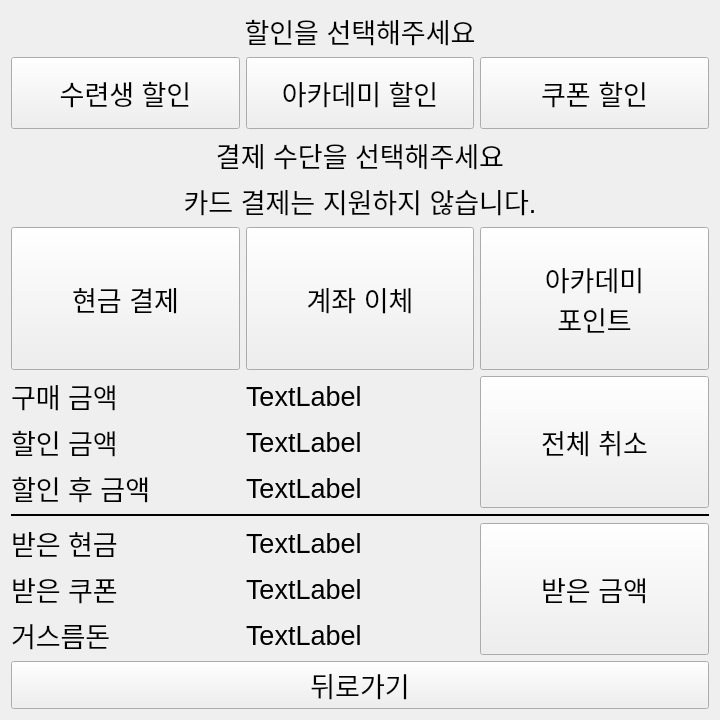
<?xml version="1.0" encoding="UTF-8"?>
<ui version="4.0">
 <class>Form</class>
 <widget class="QWidget" name="Form">
  <property name="geometry">
   <rect>
    <x>0</x>
    <y>0</y>
    <width>720</width>
    <height>720</height>
   </rect>
  </property>
  <property name="sizePolicy">
   <sizepolicy hsizetype="Expanding" vsizetype="Expanding">
    <horstretch>0</horstretch>
    <verstretch>0</verstretch>
   </sizepolicy>
  </property>
  <property name="minimumSize">
   <size>
    <width>720</width>
    <height>720</height>
   </size>
  </property>
  <property name="font">
   <font>
    <pointsize>20</pointsize>
   </font>
  </property>
  <property name="windowTitle">
   <string>Form</string>
  </property>
  <property name="styleSheet">
   <string notr="true"/>
  </property>
  <layout class="QVBoxLayout" name="verticalLayout_3" stretch="1,2,0,0">
   <item>
    <layout class="QVBoxLayout" name="verticalLayout">
     <item>
      <widget class="QLabel" name="lb_select_discount">
       <property name="sizePolicy">
        <sizepolicy hsizetype="Expanding" vsizetype="Fixed">
         <horstretch>0</horstretch>
         <verstretch>0</verstretch>
        </sizepolicy>
       </property>
       <property name="text">
        <string>할인을 선택해주세요</string>
       </property>
       <property name="alignment">
        <set>Qt::AlignmentFlag::AlignCenter</set>
       </property>
      </widget>
     </item>
     <item>
      <layout class="QHBoxLayout" name="horizontalLayout">
       <item>
        <widget class="QPushButton" name="btn_student_discount">
         <property name="sizePolicy">
          <sizepolicy hsizetype="Expanding" vsizetype="Minimum">
           <horstretch>0</horstretch>
           <verstretch>0</verstretch>
          </sizepolicy>
         </property>
         <property name="text">
          <string>수련생 할인</string>
         </property>
        </widget>
       </item>
       <item>
        <widget class="QPushButton" name="btn_academy_discount">
         <property name="sizePolicy">
          <sizepolicy hsizetype="Expanding" vsizetype="Minimum">
           <horstretch>0</horstretch>
           <verstretch>0</verstretch>
          </sizepolicy>
         </property>
         <property name="autoFillBackground">
          <bool>false</bool>
         </property>
         <property name="text">
          <string>아카데미 할인</string>
         </property>
        </widget>
       </item>
       <item>
        <widget class="QPushButton" name="btn_coupon_discount">
         <property name="enabled">
          <bool>true</bool>
         </property>
         <property name="sizePolicy">
          <sizepolicy hsizetype="Expanding" vsizetype="Expanding">
           <horstretch>0</horstretch>
           <verstretch>0</verstretch>
          </sizepolicy>
         </property>
         <property name="text">
          <string>쿠폰 할인</string>
         </property>
        </widget>
       </item>
      </layout>
     </item>
    </layout>
   </item>
   <item>
    <layout class="QGridLayout" name="gridLayout_3" rowstretch="0,0,0" columnstretch="0,0,0" rowminimumheight="0,0,0">
     <property name="leftMargin">
      <number>0</number>
     </property>
     <property name="topMargin">
      <number>0</number>
     </property>
     <property name="rightMargin">
      <number>0</number>
     </property>
     <property name="bottomMargin">
      <number>0</number>
     </property>
     <item row="2" column="0">
      <widget class="QPushButton" name="btn_cash_payment">
       <property name="sizePolicy">
        <sizepolicy hsizetype="Expanding" vsizetype="Minimum">
         <horstretch>0</horstretch>
         <verstretch>0</verstretch>
        </sizepolicy>
       </property>
       <property name="text">
        <string>현금 결제</string>
       </property>
      </widget>
     </item>
     <item row="2" column="1">
      <widget class="QPushButton" name="btn_bank_transfer_payment">
       <property name="sizePolicy">
        <sizepolicy hsizetype="Expanding" vsizetype="Expanding">
         <horstretch>0</horstretch>
         <verstretch>0</verstretch>
        </sizepolicy>
       </property>
       <property name="text">
        <string>계좌 이체</string>
       </property>
      </widget>
     </item>
     <item row="2" column="2">
      <widget class="QPushButton" name="btn_academy_point_payment">
       <property name="sizePolicy">
        <sizepolicy hsizetype="Expanding" vsizetype="Expanding">
         <horstretch>0</horstretch>
         <verstretch>0</verstretch>
        </sizepolicy>
       </property>
       <property name="text">
        <string>아카데미
포인트</string>
       </property>
      </widget>
     </item>
     <item row="0" column="0" colspan="3">
      <widget class="QLabel" name="label">
       <property name="sizePolicy">
        <sizepolicy hsizetype="Expanding" vsizetype="Fixed">
         <horstretch>0</horstretch>
         <verstretch>0</verstretch>
        </sizepolicy>
       </property>
       <property name="text">
        <string>결제 수단을 선택해주세요</string>
       </property>
       <property name="alignment">
        <set>Qt::AlignmentFlag::AlignCenter</set>
       </property>
      </widget>
     </item>
     <item row="1" column="0" colspan="3">
      <widget class="QLabel" name="label_2">
       <property name="sizePolicy">
        <sizepolicy hsizetype="Expanding" vsizetype="Fixed">
         <horstretch>0</horstretch>
         <verstretch>0</verstretch>
        </sizepolicy>
       </property>
       <property name="text">
        <string>카드 결제는 지원하지 않습니다.</string>
       </property>
       <property name="alignment">
        <set>Qt::AlignmentFlag::AlignCenter</set>
       </property>
      </widget>
     </item>
    </layout>
   </item>
   <item>
    <layout class="QGridLayout" name="gridLayout_2">
     <property name="leftMargin">
      <number>0</number>
     </property>
     <property name="topMargin">
      <number>0</number>
     </property>
     <property name="rightMargin">
      <number>0</number>
     </property>
     <property name="bottomMargin">
      <number>0</number>
     </property>
     <item row="5" column="0" rowspan="2">
      <widget class="QLabel" name="lb_payment_amount">
       <property name="sizePolicy">
        <sizepolicy hsizetype="Expanding" vsizetype="Expanding">
         <horstretch>0</horstretch>
         <verstretch>0</verstretch>
        </sizepolicy>
       </property>
       <property name="text">
        <string>할인 후 금액</string>
       </property>
      </widget>
     </item>
     <item row="11" column="1" rowspan="2">
      <widget class="QLabel" name="lb_remaining_amount_num">
       <property name="sizePolicy">
        <sizepolicy hsizetype="Expanding" vsizetype="Expanding">
         <horstretch>0</horstretch>
         <verstretch>0</verstretch>
        </sizepolicy>
       </property>
       <property name="text">
        <string>TextLabel</string>
       </property>
      </widget>
     </item>
     <item row="8" column="2" rowspan="5">
      <widget class="QPushButton" name="btn_amount_received">
       <property name="sizePolicy">
        <sizepolicy hsizetype="Expanding" vsizetype="Expanding">
         <horstretch>0</horstretch>
         <verstretch>0</verstretch>
        </sizepolicy>
       </property>
       <property name="text">
        <string>받은 금액</string>
       </property>
      </widget>
     </item>
     <item row="2" column="0" rowspan="2">
      <widget class="QLabel" name="lb_purchase_amount">
       <property name="sizePolicy">
        <sizepolicy hsizetype="Expanding" vsizetype="Expanding">
         <horstretch>0</horstretch>
         <verstretch>0</verstretch>
        </sizepolicy>
       </property>
       <property name="text">
        <string>구매 금액</string>
       </property>
      </widget>
     </item>
     <item row="2" column="2" rowspan="5">
      <widget class="QPushButton" name="btn_all_clear_discount">
       <property name="sizePolicy">
        <sizepolicy hsizetype="Expanding" vsizetype="Expanding">
         <horstretch>0</horstretch>
         <verstretch>0</verstretch>
        </sizepolicy>
       </property>
       <property name="text">
        <string>전체 취소</string>
       </property>
      </widget>
     </item>
     <item row="11" column="0" rowspan="2">
      <widget class="QLabel" name="lb_remaining_amount">
       <property name="sizePolicy">
        <sizepolicy hsizetype="Expanding" vsizetype="Expanding">
         <horstretch>0</horstretch>
         <verstretch>0</verstretch>
        </sizepolicy>
       </property>
       <property name="text">
        <string>거스름돈</string>
       </property>
      </widget>
     </item>
     <item row="10" column="1">
      <widget class="QLabel" name="lb_received_coupon_num">
       <property name="text">
        <string>TextLabel</string>
       </property>
      </widget>
     </item>
     <item row="2" column="1" rowspan="2">
      <widget class="QLabel" name="lb_purchase_amount_num">
       <property name="sizePolicy">
        <sizepolicy hsizetype="Expanding" vsizetype="Expanding">
         <horstretch>0</horstretch>
         <verstretch>0</verstretch>
        </sizepolicy>
       </property>
       <property name="text">
        <string>TextLabel</string>
       </property>
      </widget>
     </item>
     <item row="4" column="0">
      <widget class="QLabel" name="lb_discount_amount">
       <property name="sizePolicy">
        <sizepolicy hsizetype="Expanding" vsizetype="Expanding">
         <horstretch>0</horstretch>
         <verstretch>0</verstretch>
        </sizepolicy>
       </property>
       <property name="text">
        <string>할인 금액</string>
       </property>
      </widget>
     </item>
     <item row="8" column="0" rowspan="2">
      <widget class="QLabel" name="lb_amount_received">
       <property name="sizePolicy">
        <sizepolicy hsizetype="Expanding" vsizetype="Expanding">
         <horstretch>0</horstretch>
         <verstretch>0</verstretch>
        </sizepolicy>
       </property>
       <property name="text">
        <string>받은 현금</string>
       </property>
      </widget>
     </item>
     <item row="8" column="1" rowspan="2">
      <widget class="QLabel" name="lb_amount_received_num">
       <property name="sizePolicy">
        <sizepolicy hsizetype="Expanding" vsizetype="Expanding">
         <horstretch>0</horstretch>
         <verstretch>0</verstretch>
        </sizepolicy>
       </property>
       <property name="text">
        <string>TextLabel</string>
       </property>
      </widget>
     </item>
     <item row="10" column="0">
      <widget class="QLabel" name="lb_received_coupon">
       <property name="text">
        <string>받은 쿠폰</string>
       </property>
      </widget>
     </item>
     <item row="5" column="1" rowspan="2">
      <widget class="QLabel" name="lb_payment_amount_num">
       <property name="sizePolicy">
        <sizepolicy hsizetype="Expanding" vsizetype="Expanding">
         <horstretch>0</horstretch>
         <verstretch>0</verstretch>
        </sizepolicy>
       </property>
       <property name="text">
        <string>TextLabel</string>
       </property>
      </widget>
     </item>
     <item row="4" column="1">
      <widget class="QLabel" name="lb_discount_amount_num">
       <property name="sizePolicy">
        <sizepolicy hsizetype="Expanding" vsizetype="Expanding">
         <horstretch>0</horstretch>
         <verstretch>0</verstretch>
        </sizepolicy>
       </property>
       <property name="text">
        <string>TextLabel</string>
       </property>
      </widget>
     </item>
     <item row="7" column="0" colspan="3">
      <widget class="Line" name="horizn_line">
       <property name="frameShadow">
        <enum>QFrame::Shadow::Plain</enum>
       </property>
       <property name="lineWidth">
        <number>2</number>
       </property>
       <property name="orientation">
        <enum>Qt::Orientation::Horizontal</enum>
       </property>
      </widget>
     </item>
    </layout>
   </item>
   <item>
    <layout class="QVBoxLayout" name="verticalLayout_2">
     <item>
      <widget class="QPushButton" name="btn_back">
       <property name="sizePolicy">
        <sizepolicy hsizetype="Expanding" vsizetype="Expanding">
         <horstretch>0</horstretch>
         <verstretch>0</verstretch>
        </sizepolicy>
       </property>
       <property name="text">
        <string>뒤로가기</string>
       </property>
      </widget>
     </item>
    </layout>
   </item>
  </layout>
 </widget>
 <resources/>
 <connections/>
</ui>
